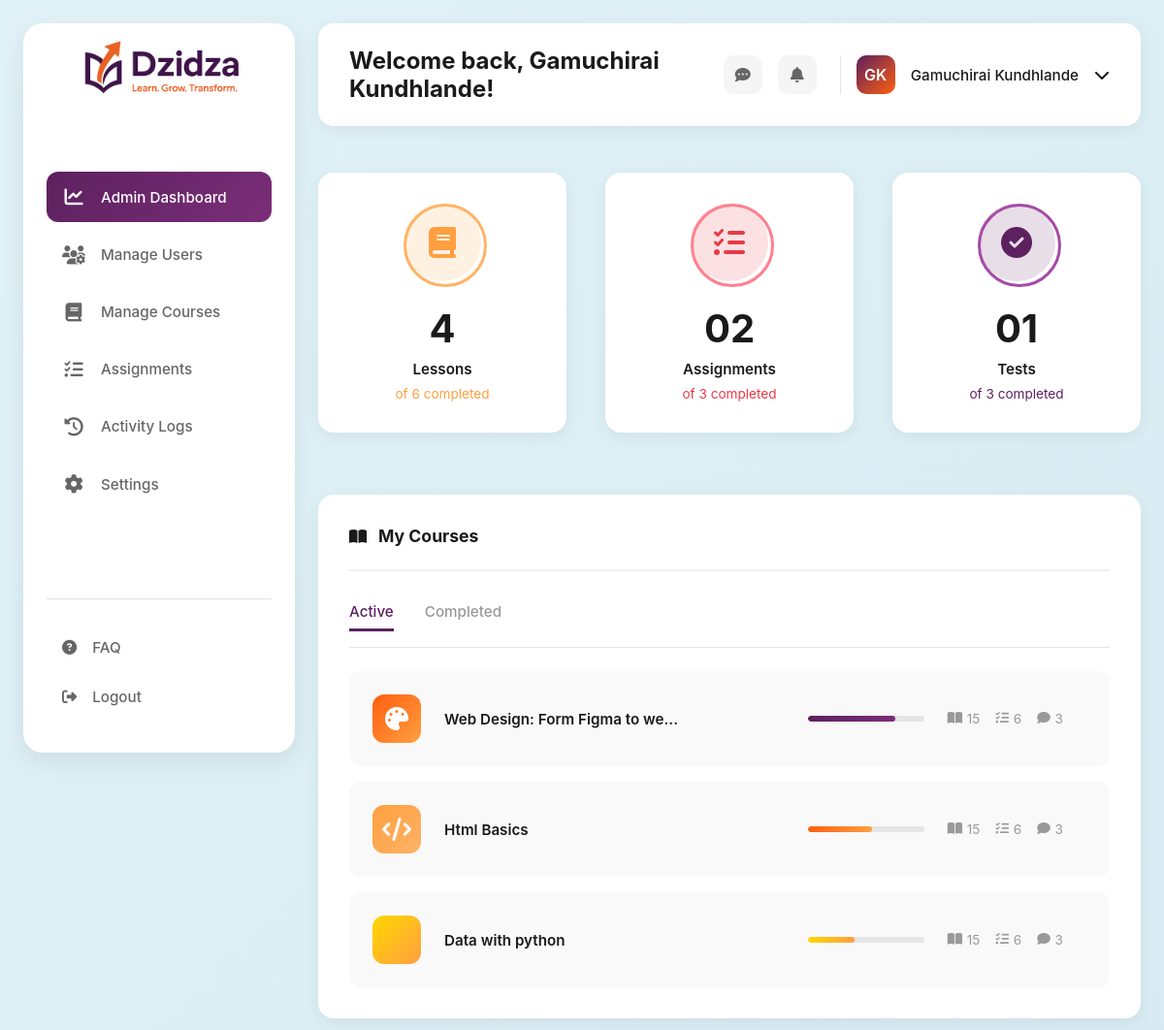
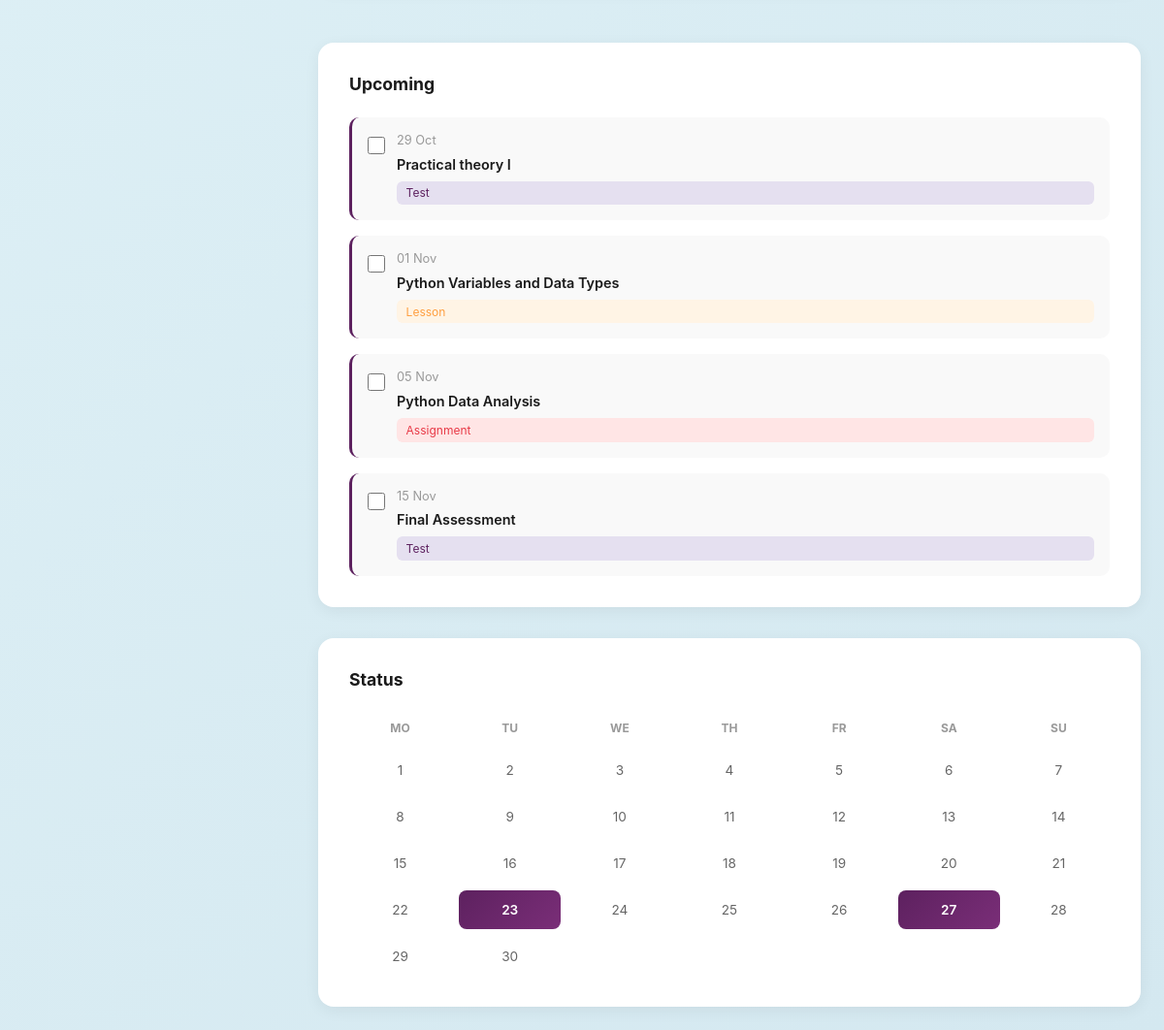
Page /public/dashboard.php (signed in) on the committed database (2 pictures, top to bottom).
### tables this page shows
CREATE TABLE `student_tasks` (
  `id` int NOT NULL AUTO_INCREMENT,
  `student_id` int NOT NULL,
  `title` varchar(255) NOT NULL,
  `due_date` date NOT NULL,
  `task_type` enum('lesson','assignment','test') NOT NULL,
  `completed` tinyint(1) NOT NULL DEFAULT '0',
  `created_at` timestamp NOT NULL DEFAULT CURRENT_TIMESTAMP,
  PRIMARY KEY (`id`),
  KEY `student_id` (`student_id`),
  CONSTRAINT `fk_student_tasks_student` FOREIGN KEY (`student_id`) REFERENCES `students` (`sid`) ON DELETE CASCADE
);

### public/dashboard.php (the view, shortened to what this page needs)
<?php include '../includes/header.php'; ?>
<?php
require_once '../config/db_config.php';
$student_id = $_SESSION['student_id'];
$sql_lessons = "SELECT
                COUNT(*) as total,
                SUM(completed) as completed
                FROM student_tasks
                WHERE student_id = ? AND task_type = 'lesson'";
$stmt = $conn->prepare($sql_lessons);
$stmt->bind_param("i", $student_id);
$stmt->execute();
$lessons_stats = $stmt->get_result()->fetch_assoc();
$sql_assignments = "SELECT
                    COUNT(*) as total,
                    SUM(completed) as completed
                    FROM student_tasks
                    WHERE student_id = ? AND task_type = 'assignment'";
$stmt = $conn->prepare($sql_assignments);
$stmt->bind_param("i", $student_id);
$stmt->execute();
$assignments_stats = $stmt->get_result()->fetch_assoc();
$sql_tests = "SELECT
              COUNT(*) as total,
              SUM(completed) as completed
              FROM student_tasks
              WHERE student_id = ? AND task_type = 'test'";
$stmt = $conn->prepare($sql_tests);
$stmt->bind_param("i", $student_id);
$stmt->execute();
$tests_stats = $stmt->get_result()->fetch_assoc();
$sql = "SELECT id, title, due_date, task_type, completed
        FROM student_tasks
        WHERE student_id = ? AND due_date >= CURDATE() AND completed = 0
        ORDER BY due_date ASC
        LIMIT 4";
$stmt = $conn->prepare($sql);
$stmt->bind_param("i", $student_id);
$stmt->execute();
$result = $stmt->get_result();
$upcoming_tasks = $result->fetch_all(MYSQLI_ASSOC);
?>
    <div class="dashboard-wrapper">
        <?php include 'sidebar.php'; ?>
        <main class="main-content">
            <?php include 'topbar.php'; ?>
            <div class="content-grid">
                <div>
                    <div class="stats-cards">
                        <div class="stat-card lessons">
                            <div class="stat-icon"><i class="fas fa-book"></i></div>
                            <div class="stat-number"><?php echo $lessons_stats['completed'] ?? 0; ?></div>
                            <div class="stat-label">Lessons</div>
                            <div class="stat-subtitle">of <?php echo $lessons_stats['total'] ?? 0; ?> completed</div>
                        </div>
                        <div class="stat-card assignments">
                            <div class="stat-icon"><i class="fas fa-tasks"></i></div>
                            <div class="stat-number"><?php echo str_pad($assignments_stats['completed'] ?? 0, 2, '0', STR_PAD_LEFT); ?></div>
                            <div class="stat-label">Assignments</div>
                            <div class="stat-subtitle">of <?php echo $assignments_stats['total'] ?? 0; ?> completed</div>
                        </div>
                        <div class="stat-card tests">
                            <div class="stat-icon"><i class="fas fa-check-circle"></i></div>
                            <div class="stat-number"><?php echo str_pad($tests_stats['completed'] ?? 0, 2, '0', STR_PAD_LEFT); ?></div>
                            <div class="stat-label">Tests</div>
                            <div class="stat-subtitle">of <?php echo $tests_stats['total'] ?? 0; ?> completed</div>
                        </div>
                    </div>
                    <div class="section">
                        <div class="section-header">
                            <i class="fas fa-book-open"></i>
                            <h2 class="section-title">My Courses</h2>
                        </div>
                        <div class="section-tabs">
                            <div class="section-tab active">Active</div>
                            <div class="section-tab">Completed</div>
                        </div>
                        <div class="courses-list">
                            <div class="course-item">
                                <div class="course-icon design"><i class="fas fa-palette"></i></div>
                                <div class="course-name">Web Design: Form Figma to we...</div>
                                <div class="course-progress">
                                    <div class="progress-bar">
                                        <div class="progress-fill"></div>
                                    </div>
                                </div>
                                <div class="course-meta">
                                    <span><i class="fas fa-book-open"></i> 15</span>
                                    <span><i class="fas fa-tasks"></i> 6</span>
                                    <span><i class="fas fa-comment"></i> 3</span>
                                </div>
                            </div>
                            <div class="course-item">
                                <div class="course-icon html"><i class="fas fa-code"></i></div>
                                <div class="course-name">Html Basics</div>
                                <div class="course-progress">
                                    <div class="progress-bar">
                                        <div class="progress-fill"></div>
                                    </div>
                                </div>
                                <div class="course-meta">
                                    <span><i class="fas fa-book-open"></i> 15</span>
                                    <span><i class="fas fa-tasks"></i> 6</span>
                                    <span><i class="fas fa-comment"></i> 3</span>
                                </div>
                            </div>
                            <div class="course-item">
                                <div class="course-icon python"><i class="fas fa-snake"></i></div>
                                <div class="course-name">Data with python</div>
                                <div class="course-progress">
                                    <div class="progress-bar">
                                        <div class="progress-fill"></div>
                                    </div>
                                </div>
                                <div class="course-meta">
                                    <span><i class="fas fa-book-open"></i> 15</span>
                                    <span><i class="fas fa-tasks"></i> 6</span>
                                    <span><i class="fas fa-comment"></i> 3</span>
                                </div>
                            </div>
                        </div>
                    </div>
                </div>
                <div class="right-sidebar">
                    <div class="upcoming-section">
                        <h3 class="upcoming-title">Upcoming</h3>
                        <div class="upcoming-list">
                            <?php if (count($upcoming_tasks) > 0): ?>
                                <?php foreach ($upcoming_tasks as $task): ?>
                                    <?php
                                    $date = new DateTime($task['due_date']);
                                    $formatted_date = $date->format('d M');
                                    $tag_class = '';
                                    $tag_label = '';
                                    switch($task['task_type']) {
                                        case 'lesson':
                                            $tag_class = 'lesson';
                                            $tag_label = 'Lesson';
                                            break;
                                        case 'test':
                                            $tag_class = 'test';
                                            $tag_label = 'Test';
                                            break;
                                        case 'assignment':
                                        default:
                                            $tag_class = '';
                                            $tag_label = 'Assignment';
                                            break;
                                    }
                                    ?>
                                    <div class="upcoming-item" data-task-id="<?php echo $task['id']; ?>">
                                        <div class="upcoming-checkbox">
                                            <input type="checkbox"
                                                   id="task-<?php echo $task['id']; ?>"
                                                   class="task-checkbox"
                                                   data-task-id="<?php echo $task['id']; ?>"
                                                   <?php echo $task['completed'] ? 'checked' : ''; ?>>
                                        </div>
                                        <div class="upcoming-content">
                                            <div class="upcoming-date"><?php echo $formatted_date; ?></div>
                                            <div class="upcoming-name"><?php echo htmlspecialchars($task['title']); ?></div>
                                            <span class="upcoming-tag <?php echo $tag_class; ?>"><?php echo $tag_label; ?></span>
                                        </div>
                                    </div>
                                <?php endforeach; ?>
                            <?php else: ?>
                                <div class="upcoming-item">
                                    <div class="upcoming-name">No upcoming tasks</div>
                                </div>
                            <?php endif; ?>
                        </div>
                    </div>
                    <div class="calendar-section">
                        <h3 class="calendar-title">Status</h3>
                        <div class="calendar">
                            <div class="calendar-day-header">Mo</div>
                            <div class="calendar-day-header">Tu</div>
                            <div class="calendar-day-header">We</div>
                            <div class="calendar-day-header">Th</div>
                            <div class="calendar-day-header">Fr</div>
                            <div class="calendar-day-header">Sa</div>
                            <div class="calendar-day-header">Su</div>
                            <div class="calendar-day">1</div>
                            <div class="calendar-day">2</div>
                            <div class="calendar-day">3</div>
                            <div class="calendar-day">4</div>
                            <div class="calendar-day">5</div>
                            <div class="calendar-day">6</div>
                            <div class="calendar-day">7</div>
                            <div class="calendar-day">8</div>
                            <div class="calendar-day">9</div>
                            <div class="calendar-day">10</div>
                            <div class="calendar-day">11</div>
                            <div class="calendar-day">12</div>
                            <div class="calendar-day">13</div>
                            <div class="calendar-day">14</div>
                            <div class="calendar-day">15</div>
                            <div class="calendar-day">16</div>
                            <div class="calendar-day">17</div>
                            <div class="calendar-day">18</div>
                            <div class="calendar-day">19</div>
                            <div class="calendar-day">20</div>
                            <div class="calendar-day">21</div>
                            <div class="calendar-day">22</div>
                            <div class="calendar-day active">23</div>
                            <div class="calendar-day">24</div>
                            <div class="calendar-day">25</div>
                            <div class="calendar-day">26</div>
                            <div class="calendar-day active">27</div>
                            <div class="calendar-day">28</div>
                            <div class="calendar-day">29</div>
                            <div class="calendar-day">30</div>
                        </div>
                    </div>
                </div>
            </div>
        </main>
    </div>
</body>
</html>

### rows in the picture
student_tasks: due_date "29 Oct", title "Practical theory I", task_type "Test"
student_tasks: due_date "01 Nov", title "Python Variables and Data Types", task_type "Lesson"
student_tasks: due_date "05 Nov", title "Python Data Analysis", task_type "Assignment"
student_tasks: due_date "15 Nov", title "Final Assessment", task_type "Test"

### other values in the picture
$_SESSION['firstname'] "Gamuchirai"
$_SESSION['lastname'] "Kundhlande"
substr($_SESSION['firstname'], 0, 1) "G"
substr($_SESSION['lastname'], 0, 1) "K"
$lessons_stats['completed'] "4"
$lessons_stats['total'] "6"
str_pad($assignments_stats['completed'] ?? 0, 2, '0', STR_PAD_LEFT) "02"
$assignments_stats['total'] "3"
str_pad($tests_stats['completed'] ?? 0, 2, '0', STR_PAD_LEFT) "01"
$tests_stats['total'] "3"
